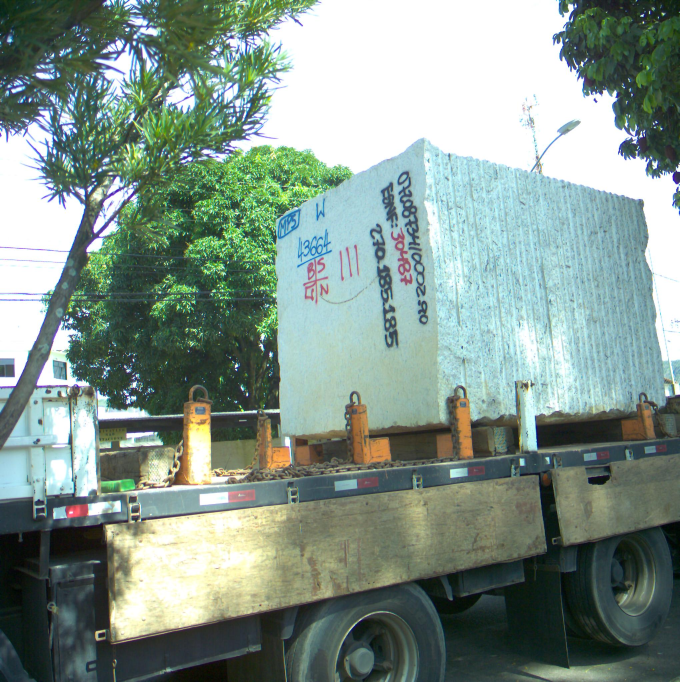
#> input picture assets/backup/270_left.jpg, 2040 x 2046 px, given in place of direita.ppm, which was not available (shown at 1/3 size)
$ python sparse_reconstruction01.py   (Python 2 division)
#> lines starting #> are read from the running program, lines starting #| are printed output that depends on the picture; pictures that were not available may be replaced by others from this repository, and a replacement may not be noted
import cv2 as cv2
import numpy as np
from matplotlib import pyplot as plt
from mpl_toolkits.mplot3d import Axes3D
import sys
import matplotlib
matplotlib.use("TkAgg")


# Return the skew matrix formed from a 3x1 vector
def skew(vector):
    return np.array([[0, -vector[2], vector[1]],
                     [vector[2], 0, -vector[0]],
                     [-vector[1], vector[0], 0]])

# Example cases
def case_one():
    # Read images
    imgr = cv2.imread('direita.ppm')  # right image
#> imgr is the input picture: shape (2046, 2040, 3); mean B, G, R 140.3, 149.5, 131.3
    imgl = cv2.imread('esquerda.ppm') # left image
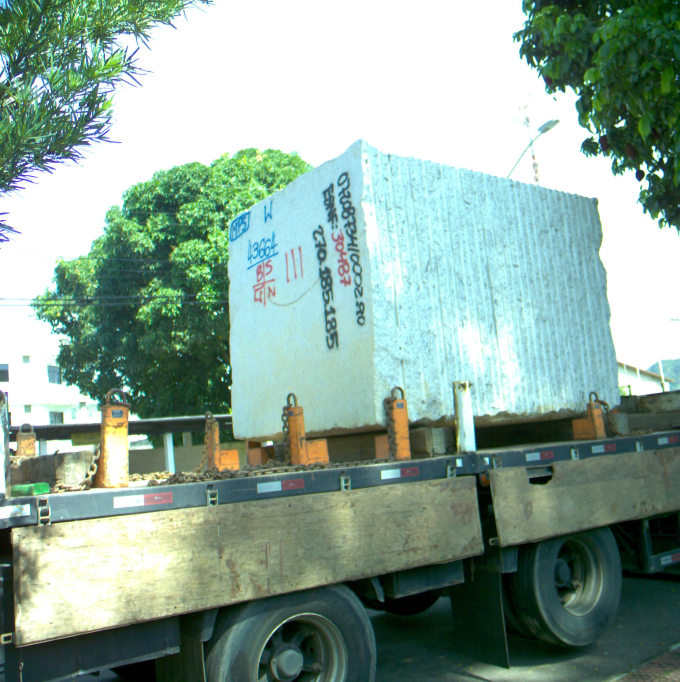
#> input picture assets/backup/270_right.jpg, 2040 x 2046 px, given in place of esquerda.ppm, which was not available (shown at 1/3 size)
#> imgl is the input picture: shape (2046, 2040, 3); mean B, G, R 153.4, 165.7, 140.1

    # intrinsic parameter matrix

    fm = 403.657593 # Fical distantce in pixels
    cx = 161.644318 # Principal point - x-coordinate (pixels)
    cy = 124.202080 # Principal point - y-coordinate (pixels)
    bl = 119.929 # baseline (mm)
    # for the right camera
    Kr = np.array([[ fm, 0, cx],[0, fm, cy],[0, 0, 1.0000]])

    # for the left camera
    Kl = np.array([[fm, 0, cx],[0, fm, cy],[0, 0, 1.0000]])

    # Extrinsec parameters
    # Translation between cameras
    T = np.array([-bl, 0, 0])
    T = T/np.linalg.norm(T)
    T_hat = skew(T)
    # Rotation
    R = np.array([[ 1,0,0],[ 0,1,0],[0,0,1]])


    # find the keypoints and descriptors with SIFT
    sift = cv2.SIFT_create()
    #sift = cv2.xfeatures2d.SIFT_create()
    kp1, des1 = sift.detectAndCompute(imgl,None)
#> kp1 = 11802 keypoints; strongest (x, y, size): (1980, 521, 15.6), (1823, 42, 8.7), (1996, 480, 9.3), (1960, 443, 7.5)
    kp2, des2 = sift.detectAndCompute(imgr,None)
#> kp2 = 20809 keypoints; strongest (x, y, size): (1969, 367, 3.8), (1930, 67, 3.8), (1927, 47, 5.2), (659, 998, 2.9)

    # Solve matching between detected points in both images
    # FLANN parameters
    FLANN_INDEX_KDTREE = 1
    index_params = dict(algorithm = FLANN_INDEX_KDTREE, trees = 5)
    search_params = dict(checks=50)
    flann = cv2.FlannBasedMatcher(index_params,search_params)
    matches = flann.knnMatch(des1,des2,k=2)
#> matches = 11802 matches
    good = []
    ptsl = []
    ptsr = []

    # Select good matches
    # ratio test as per Lowe's paper
    for i,(m,n) in enumerate(matches):

        if m.distance < 0.8*n.distance:
            good.append(m)
            ptsr.append(kp2[m.trainIdx].pt)
            ptsl.append(kp1[m.queryIdx].pt)
#> after the loop, good = 1884 matches; ptsl = 1884 pairs, first value 9.01 to 2033.5, second value 11.8 to 2038.2; ptsr = 1884 pairs, first value 11.64 to 2029.1, second value 16.6 to 2035.6

    ptsl = np.int32(ptsl).T
    ptsr = np.int32(ptsr).T


    return imgl,imgr,Kl,Kr,ptsl,ptsr,bl


# [69 lines left out: function case_two, not called in this run]


# Main program

CASE = 1

if CASE == 1:
    IL,IR,Kl,Kr,ptsl,ptsr,bl = case_one()
#> Kl = [[403.7, 0, 161.6], [0, 403.7, 124.2], [0, 0, 1]]; Kr = [[403.7, 0, 161.6], [0, 403.7, 124.2], [0, 0, 1]]; bl = 119.9


if CASE == 2:
     IL,IR,Kl,Kr,ptsl,ptsr,bl = case_two()


xpL = ptsl[0,:]
#> xpL = 1884 values from 9 to 2033
ypL = ptsl[1,:]
#> ypL = 1884 values, max 2038 at index 1066, min 11 at index 716, mean 1008.1
xpR = ptsr[0,:]
#> xpR = 1884 values, max 2029 at index 434, min 11 at index 1378, mean 1029.1
ypR = ptsr[1,:]
#> ypR = 1884 values, max 2035 at index 1545, min 16 at index 239, mean 1014.5

fm = Kl[0,0]
#> fm = 403.7
cx = Kl[0,2]
#> cx = 161.6
cy = Kl[1,2]
#> cy = 124.2


# Eliminates wrong correspondences, comparing the x and y coordinates of the pairs of points

# When images are already rectified, the y-coordinate of the epipolar lines should be the same
# Because we are using images taken from cameras physically aligned and we are (i) not performing a rectification by software,
# and (ii) using SIFT for fiding correspondences; there may be some noise.
# So we are eliminating any correspondence detected by SIFT with more than 5 pixles of difference in the y-direction.

error = np.abs(ypL-ypR)
#> error = 1884 values, max 1805 at index 51, min 0 at index 1020, mean 69.47
#good = np.zeros(error.shape)
good = np.where(error < 10)

xpL = xpL[good]
#> xpL = 1307 values from 45 to 1857
ypL = ypL[good]
#> ypL = 1307 values, max 2038 at index 1029, min 19 at index 1148, mean 1061.7
xpR = xpR[good]
#> xpR = 1307 values, max 1995 at index 1305, min 328 at index 1, mean 1185.9
ypR = ypR[good]
#> ypR = 1307 values, max 2035 at index 1029, min 24 at index 1148, mean 1057.8


# Because the points were detected and matched using SIFT, we also considered that good correspondences
# should present disparities less than 100*(minimum disparity +1) - "+1" is used in order to avoid the cases
# when the minimum is zero

error = np.abs(xpL-xpR)
#> error = 1307 values, max 1768 at index 44, min 11 at index 161, mean 173.9
err_min = np.min(error)
#> err_min = 11
good = np.where(error < 100*(err_min+1))
xpL = xpL[good]
#> xpL = 1306 values from 45 to 1857
ypL = ypL[good]
#> ypL = 1306 values, max 2038 at index 1028, min 19 at index 1147, mean 1062.4
xpR = xpR[good]
#> xpR = 1306 values, max 1995 at index 1304, min 328 at index 1, mean 1185.3
ypR = ypR[good]
#> ypR = 1306 values, max 2035 at index 1028, min 24 at index 1147, mean 1058.6


# Show images and matchings
fig=plt.figure(figsize=(10,10))
fig.add_subplot(1,2,1)
plt.imshow(IL)
plt.plot(xpL,ypL,'r.')
fig.add_subplot(1,2,2)
plt.imshow(IR)
plt.plot(xpR,ypR,'c.')
plt.show(block=False)
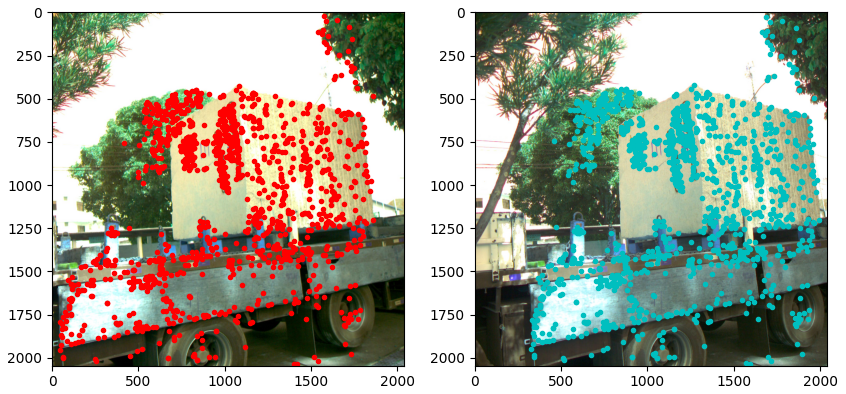
#> figure drawn by matplotlib, 2 panels; B, G, R data is drawn as R, G, B

# Calculate disparities
disp = xpL-xpR
#> disp = 1306 values, max 18 at index 1243, min -286 at index 3, mean -172.7

# Calculate depths
z = np.ones(disp.shape)*fm*bl
#> z = 1306 values from 48410.3 to 48410.3


z = np.divide(z,disp)
#> z = 1306 values, max 2689.5 at index 1243, min -4400.9 at index 160, mean -364.5

x3d = np.multiply(((xpL - cx)/fm),z)
#> x3d = 1306 values, max 10362.9 at index 1243, min -4125.1 at index 160, mean -714.7
y3d = np.multiply(((ypL - cy)/fm),z)
#> y3d = 1306 values, max 7334.3 at index 1243, min -4718.6 at index 160, mean -700.7

# Filter erroneous depths
good = np.where((z>0) & (z<10000))
#> good = ([1243],)

x3d = x3d[good]
#> x3d = [10362.9]
y3d = y3d[good]
#> y3d = [7334.3]
z3d = z[good]
#> z3d = [2689.5]

xpL = xpL[good]
#> xpL = [1717]
ypL = ypL[good]
#> ypL = [1225]

pixel_color=[]

for i in range(xpL.shape[0]):
    pixel_color.append (IL[int(ypL[i]),int(xpL[i])])
#> after the loop, pixel_color = [[200, 196, 143]]

pixel_color = np.asarray(pixel_color)

# Plot 3D points with their original colors from the image
fig = plt.figure(figsize=(10,10))
ax = fig.add_subplot(111, projection='3d')
ax.scatter(x3d, y3d, z3d, c=pixel_color/255.0)
ax.set_xlabel('X Label')
ax.set_ylabel('Y Label')
ax.set_zlabel('Z Label')

if CASE ==1:
    ax.view_init(elev=-23,azim=-91)
if CASE ==2:
    ax.view_init(elev=-77,azim=-90)
    ax.set_xlim(-5,10)
    ax.set_ylim(-5,10)
    ax.set_zlim(10,30)


fig = plt.figure(figsize=(10,10))
ax = fig.add_subplot(111, projection='3d')
ax.scatter(x3d, y3d, z3d, c=pixel_color/255.0)
#ax.set_aspect('equal')
ax.set_xlabel('X Label')
ax.set_ylabel('Y Label')
ax.set_zlabel('Z Label')


if CASE ==1:
    ax.view_init(elev=-57,azim=-91)
if CASE ==2:
    ax.view_init(elev=-4,azim=-87)
    ax.set_xlim(-5,10)
    ax.set_ylim(-5,10)
    ax.set_zlim(10,30)

plt.show()
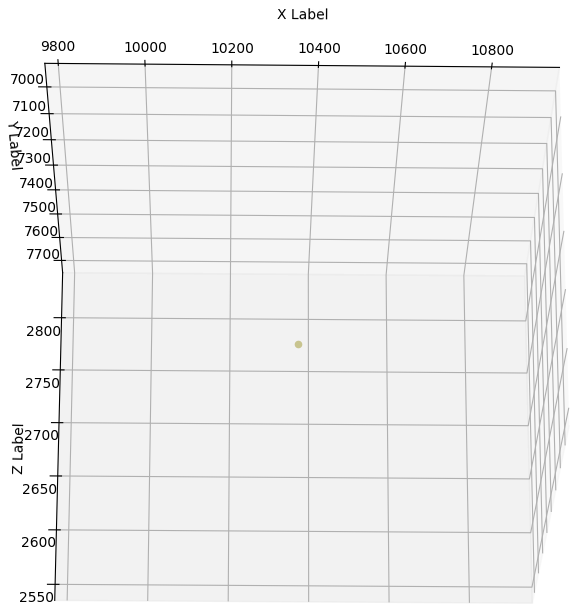
#> figure drawn by matplotlib, 1 panel
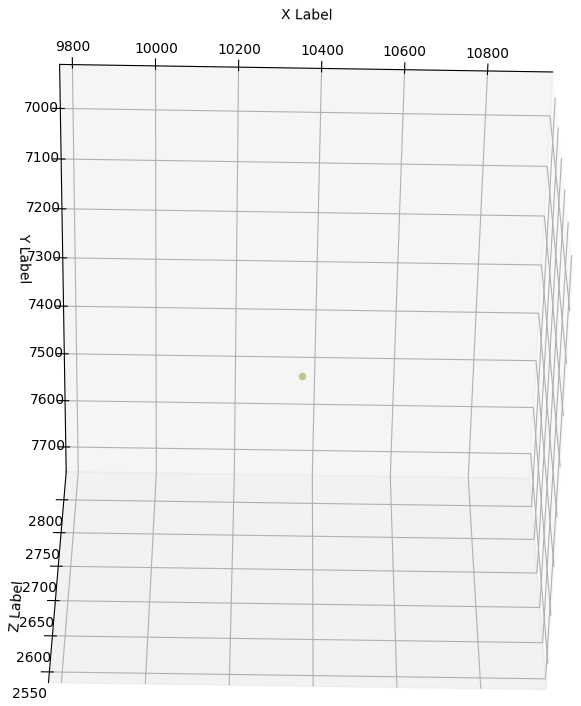
#> figure drawn by matplotlib, 1 panel
